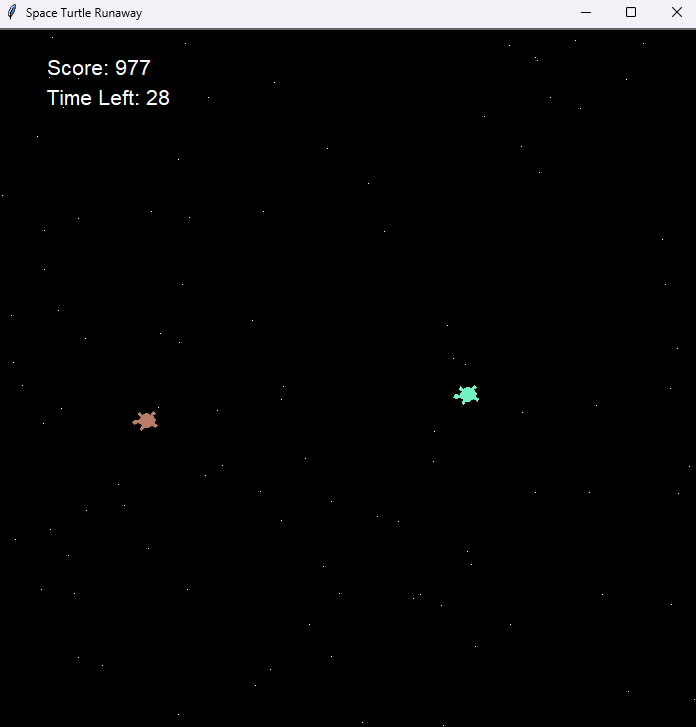

The script that drew this image:
import tkinter as tk
import turtle, random
import winsound

FRAME_LIMIT = 300  # define frame size

class RunawayGame:
    def __init__(self, canvas, runner, chaser, catch_radius=50):
        self.canvas = canvas
        self.runner = runner
        self.chaser = chaser
        self.catch_radius2 = catch_radius**2
        self.game_over = False  # track when game is over

        # initialize 'runner' and 'chaser'
        self.runner.shape('turtle')
        self.runner.penup()

        self.chaser.shape('turtle')
        self.chaser.penup()

        # set up drawers for score, timer, and message
        self.score_drawer = turtle.RawTurtle(canvas)
        self.score_drawer.hideturtle()
        self.score_drawer.penup()
        self.score_drawer.speed(0)
        self.score_drawer.color("white")

        self.timer_drawer = turtle.RawTurtle(canvas)
        self.timer_drawer.hideturtle()
        self.timer_drawer.penup()
        self.timer_drawer.speed(0)
        self.timer_drawer.color("white")


        self.message_drawer = turtle.RawTurtle(canvas)
        self.message_drawer.hideturtle()
        self.message_drawer.penup()
        self.message_drawer.speed(0)
        self.message_drawer.color("white")

        self.move_count = 0  # track number of moves

    def is_catched(self):
        p = self.runner.pos()
        q = self.chaser.pos()
        dx, dy = p[0] - q[0], p[1] - q[1]
        return dx**2 + dy**2 < self.catch_radius2
    
    def check_boundaries(self, turtle):
        x, y = turtle.xcor(), turtle.ycor()
        if x > FRAME_LIMIT:
            turtle.setx(FRAME_LIMIT)
        elif x < -FRAME_LIMIT:
            turtle.setx(-FRAME_LIMIT)

        if y > FRAME_LIMIT:
            turtle.sety(FRAME_LIMIT)
        elif y < -FRAME_LIMIT:
            turtle.sety(-FRAME_LIMIT)

    def start(self, init_dist=400, ai_timer_msec=100, time_limit=30):
        self.time_remaining = time_limit  # game timer
        self.base_score = 1000  # base score
        self.move_count = 0  # reset move count
        self.runner.setpos((-init_dist / 2, 0))
        self.runner.setheading(0)
        self.chaser.setpos((+init_dist / 2, 0))
        self.chaser.setheading(180)

        self.ai_timer_msec = ai_timer_msec
        self.update_timer()
        self.update_score()
        self.randomize_colors()  # start randomizing turtle colors every 3 seconds
        self.canvas.ontimer(self.step, self.ai_timer_msec)

    def update_timer(self):
        if self.game_over:
            return  # stop updating the timer if the game is over

        self.timer_drawer.clear()
        self.timer_drawer.penup()
        self.timer_drawer.setpos(-300, 270)
        self.timer_drawer.write(f'Time Left: {self.time_remaining}', font=("Arial", 16, "normal"))

        if self.time_remaining > 0:
            self.time_remaining -= 1
            self.canvas.ontimer(self.update_timer, 1000)  # decrease timer every second
        else:
            self.end_game(timer_ended=True)

    def update_score(self):
        if self.game_over:
            return  # stop updating the score if the game is over

        time_penalty = (30 - self.time_remaining) * 5  # more penalty for more time used
        move_penalty = self.move_count * 2  # more penalty for more moves
        score = max(0, self.base_score - time_penalty - move_penalty)

        if self.game_over and self.time_remaining == 0:
            score = 0  # set score to 0 if runner wins

        self.score_drawer.clear()
        self.score_drawer.penup()
        self.score_drawer.setpos(-300, 300)
        self.score_drawer.write(f'Score: {score}', font=("Arial", 16, "normal"))

    def step(self):
        if self.game_over:
            return  # stop the game loop if the game is over

        self.runner.run_ai(self.chaser.pos(), self.chaser.heading())
        self.chaser.run_ai(self.runner.pos(), self.runner.heading())

        self.check_boundaries(self.runner)
        self.check_boundaries(self.chaser)

        is_catched = self.is_catched()
        if is_catched:
            self.end_game(timer_ended=False)
        else:
            self.move_count += 1  # increment move count
            self.update_score()
            self.canvas.ontimer(self.step, self.ai_timer_msec)

    def end_game(self, timer_ended):
        self.game_over = True  # set game over flag to true
        self.message_drawer.clear()
        self.message_drawer.penup()
        self.message_drawer.setpos(-300, 200)

        if timer_ended:
            self.message_drawer.write("Time's Up! Runner Wins!", font=("Arial", 24, "bold"))
        else:
            self.message_drawer.write("Chaser Wins! Game Over!", font=("Arial", 24, "bold"))

    def randomize_colors(self):
        if self.game_over:
            return  # stop changing colors if the game is over

        random_color_runner = (random.random(), random.random(), random.random())
        random_color_chaser = (random.random(), random.random(), random.random())
        self.runner.color(random_color_runner)
        self.chaser.color(random_color_chaser)

        # change colors every 3 seconds to make game a bit more difficult
        self.canvas.ontimer(self.randomize_colors, 3000)

class ManualMover(turtle.RawTurtle):
    def __init__(self, canvas, step_move=10, step_turn=10):
        super().__init__(canvas)
        self.step_move = step_move
        self.step_turn = step_turn

        # register event handlers for manual control
        canvas.onkeypress(lambda: self.forward(self.step_move), 'Up')
        canvas.onkeypress(lambda: self.backward(self.step_move), 'Down')
        canvas.onkeypress(lambda: self.left(self.step_turn), 'Left')
        canvas.onkeypress(lambda: self.right(self.step_turn), 'Right')
        canvas.listen()

    def run_ai(self, opp_pos, opp_heading):
        pass

class SmartRunner(turtle.RawTurtle):
    def __init__(self, canvas, step_move=10, step_turn=10):
        super().__init__(canvas)
        self.step_move = step_move
        self.step_turn = step_turn

    def run_ai(self, chaser_pos, chaser_heading):
        x_diff = self.xcor() - chaser_pos[0]
        y_diff = self.ycor() - chaser_pos[1]
        if x_diff > 0:
            self.setheading(0)  # move right
        else:
            self.setheading(180)  # move left
        if y_diff > 0:
            self.setheading(90)  # move up
        else:
            self.setheading(270)  # move down
        self.forward(self.step_move)

def create_pixelated_background(screen, pixel_count=100):
    star_drawer = turtle.RawTurtle(screen)
    star_drawer.hideturtle()
    star_drawer.speed(0)
    star_drawer.penup()

    screen_width, screen_height = screen.window_width(), screen.window_height()

    for _ in range(pixel_count):
        x = random.randint(-screen_width // 2, screen_width // 2)
        y = random.randint(-screen_height // 2, screen_height // 2)
        star_drawer.setpos(x, y)
        star_drawer.dot(2, 'white')  # draw small white dot (size 2) at each position

if __name__ == '__main__':
    # Set up the window
    root = tk.Tk()
    root.title("Space Turtle Runaway")

    canvas = tk.Canvas(root, width=700, height=700)
    canvas.pack()
    screen = turtle.TurtleScreen(canvas)
    screen.bgcolor('black')

    # play sound while generating background
    winsound.PlaySound("arcade.wav", winsound.SND_ASYNC | winsound.SND_ALIAS)
    # create a space background effect
    create_pixelated_background(screen, pixel_count=40)

    # start game with the two turtles
    runner = SmartRunner(screen)
    chaser = ManualMover(screen)

    game = RunawayGame(screen, runner, chaser)
    game.start()

    root.mainloop()
